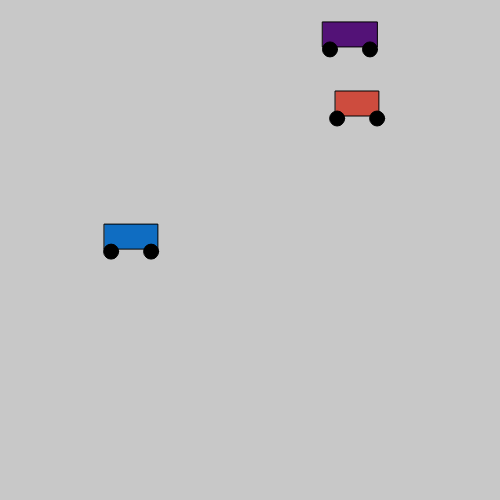
Frame 1 (no input)
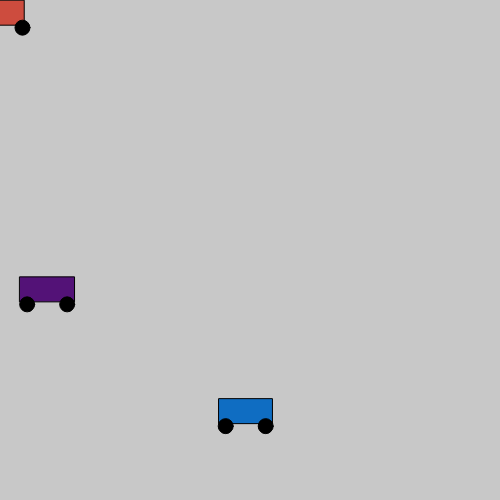
Frame 60 (no input)
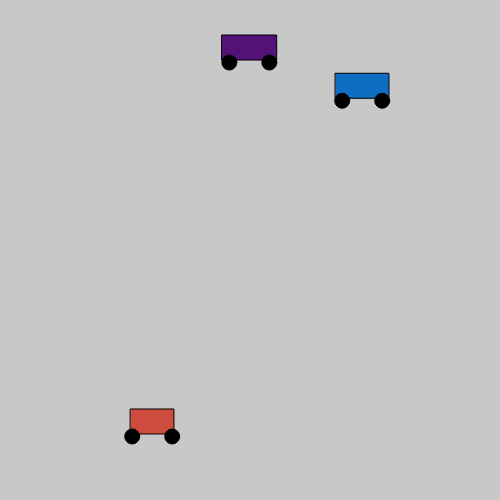
Frame 120 (the mouse pressed at the canvas centre since frame 60)

The p5.js sketch that drew these frames (run headless with seeded random() and noise() and a simulated clock; from frame 60 on, the mouse is pressed at the canvas centre):

// p5.js sketch
// ── sketch.js
let myCar1;
let myCar2;
let myCar3;

function setup() {
  createCanvas(500, 500);
  myCar1 = new Car();
  myCar2 = new Car();
  myCar3 = new Car();
  rectMode(CENTER);
}

function draw() {
  background(200);
  myCar1.display();
  myCar2.display();
  myCar3.display();

  myCar1.move();
  myCar2.move();
  myCar3.move();
}

class Car {

  constructor() {
    // attributes
    this.pos = createVector(random(width), random(height));
    this.vel = createVector(random(-5, 5), random(-5, 5));
    this.r = random(255);
    this.g = random(255);
    this.b = random(255);
    this.w = random(40, 60);
  }

  // methods
  display() {
    fill(this.r, this.g, this.b);
    rect(this.pos.x, this.pos.y, this.w, 25);
    fill('black');
    ellipse(this.pos.x - 20, this.pos.y + 15, 15);
    ellipse(this.pos.x + 20, this.pos.y + 15, 15);
    // text("word", this.pos.x, this.pos.y);
  }

  move() {
    this.pos.add(this.vel);
    if (this.pos.x > width) this.pos.x = 0;
    if (this.pos.x < 0) this.pos.x = width;
    if (this.pos.y > height) this.pos.y = 0;
    if (this.pos.y < 0) this.pos.y = height;
  }

}
